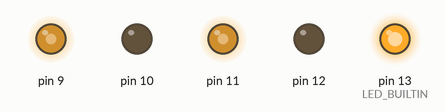
Recording of a sketch running on a simulated Arduino Uno, built with avr-gcc and run on an emulated ATmega328P. On the bench: output pins drawn as LEDs (lit = HIGH).

Above: at 0.1 s.
Timing chart, 0 to 1.6 s (numbered marks = the images above):
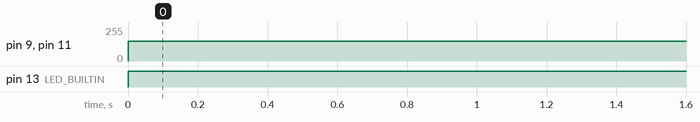

The sketch:

launcher_hold_test.ino
```cpp
/*
  Launcher Hold Test
  Goal:
  - Hold button -> M2 + M3 rotate
  - Release button -> both motors stop
  - Easy A/B compare with old no-button mode

  Wiring assumptions:
  - Button -> D6 (INPUT_PULLUP, active LOW)
  - M2 (motor index 2): IN1=D9,  IN2=D10
  - M3 (motor index 3): IN1=D11, IN2=D12

  Notes:
  - This sketch tests launcher motor behavior only.
*/

struct MotorPins {
  uint8_t in1;
  uint8_t in2;
};

const MotorPins kM2 = {9, 10};
const MotorPins kM3 = {11, 12};
const uint8_t kButtonPin = 6;  // One side to D6, other side to GND.
const uint8_t kMotorSpeed = 150;
const bool kBypassButton = true;  // true = old behavior (always run)

void setMotor(const MotorPins& m, bool forward, uint8_t speed) {
  if (speed == 0) {
    digitalWrite(m.in1, LOW);
    digitalWrite(m.in2, LOW);
    return;
  }

  if (forward) {
    analogWrite(m.in1, speed);
    digitalWrite(m.in2, LOW);
  } else {
    digitalWrite(m.in1, LOW);
    analogWrite(m.in2, speed);
  }
}

void stopBothMotors() {
  setMotor(kM2, true, 0);
  setMotor(kM3, true, 0);
}

void runBothMotorsForward() {
  // Opposite rotation directions:
  // M2 reverse, M3 forward.
  setMotor(kM2, true, kMotorSpeed);
  setMotor(kM3, true, kMotorSpeed);
}

void setup() {
  pinMode(kButtonPin, INPUT_PULLUP);
  pinMode(LED_BUILTIN, OUTPUT);
  pinMode(kM2.in1, OUTPUT);
  pinMode(kM2.in2, OUTPUT);
  pinMode(kM3.in1, OUTPUT);
  pinMode(kM3.in2, OUTPUT);
  stopBothMotors();
}

void loop() {
  const bool pressed = kBypassButton ? true : (digitalRead(kButtonPin) == LOW);
  digitalWrite(LED_BUILTIN, pressed ? HIGH : LOW);
  if (pressed) {
    runBothMotorsForward();
  } else {
    stopBothMotors();
  }
}
```

Measured:
- by itself, pin 9, pin 11: 0/255 → 150/255 at 0.00 s
- by itself, pin 13 (LED_BUILTIN): LOW → HIGH at 0.00 s
